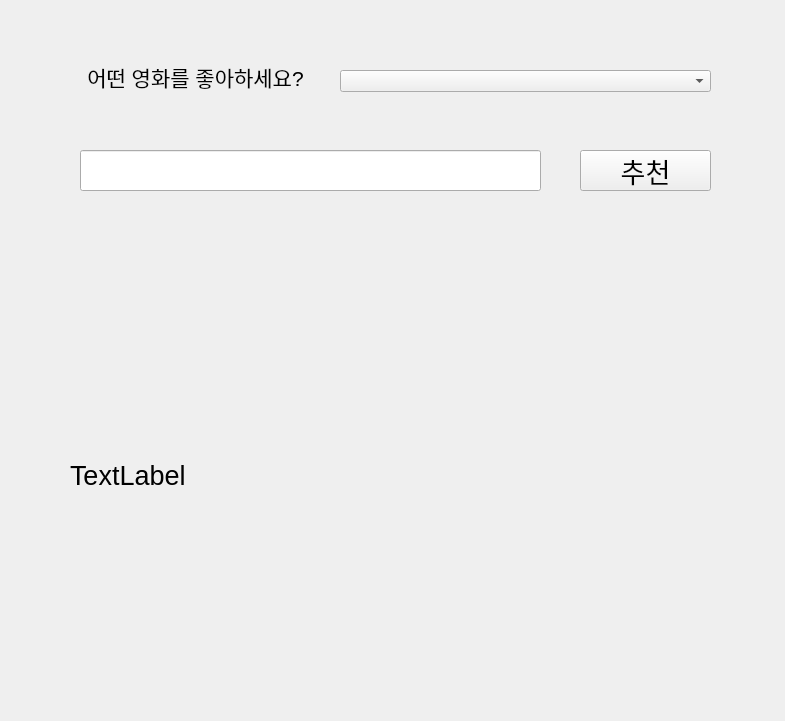
<?xml version="1.0" encoding="UTF-8"?>
<ui version="4.0">
 <class>Form</class>
 <widget class="QWidget" name="Form">
  <property name="geometry">
   <rect>
    <x>0</x>
    <y>0</y>
    <width>785</width>
    <height>721</height>
   </rect>
  </property>
  <property name="windowTitle">
   <string>Form</string>
  </property>
  <widget class="QLabel" name="label">
   <property name="geometry">
    <rect>
     <x>55</x>
     <y>51</y>
     <width>281</width>
     <height>51</height>
    </rect>
   </property>
   <property name="font">
    <font>
     <pointsize>16</pointsize>
    </font>
   </property>
   <property name="text">
    <string>어떤 영화를 좋아하세요?</string>
   </property>
   <property name="alignment">
    <set>Qt::AlignCenter</set>
   </property>
  </widget>
  <widget class="QComboBox" name="cb_title">
   <property name="geometry">
    <rect>
     <x>340</x>
     <y>70</y>
     <width>371</width>
     <height>22</height>
    </rect>
   </property>
   <property name="font">
    <font>
     <pointsize>15</pointsize>
    </font>
   </property>
  </widget>
  <widget class="QLabel" name="lbl_recommendation">
   <property name="geometry">
    <rect>
     <x>70</x>
     <y>280</y>
     <width>641</width>
     <height>391</height>
    </rect>
   </property>
   <property name="font">
    <font>
     <pointsize>20</pointsize>
    </font>
   </property>
   <property name="text">
    <string>TextLabel</string>
   </property>
  </widget>
  <widget class="QLineEdit" name="le_keyword">
   <property name="geometry">
    <rect>
     <x>80</x>
     <y>150</y>
     <width>461</width>
     <height>41</height>
    </rect>
   </property>
   <property name="font">
    <font>
     <pointsize>20</pointsize>
    </font>
   </property>
  </widget>
  <widget class="QPushButton" name="btn_recommend">
   <property name="geometry">
    <rect>
     <x>580</x>
     <y>150</y>
     <width>131</width>
     <height>41</height>
    </rect>
   </property>
   <property name="font">
    <font>
     <pointsize>20</pointsize>
    </font>
   </property>
   <property name="text">
    <string>추천</string>
   </property>
  </widget>
 </widget>
 <resources/>
 <connections/>
</ui>
